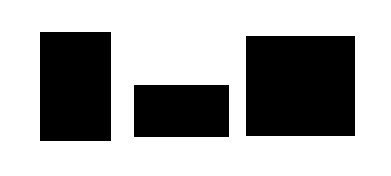
#> input picture OpenCV Practise/images/shapes.jpg, 391 x 176 px
$ jupyter execute Understanding_contours.ipynb
#> lines starting #> are read from the running program, lines starting #| are printed output that depends on the picture; after the words box and inside, x2 and y2 are one past the last pixel; in counts of white or black regions, pixels touching at a corner belong together
[cell 1]
import numpy as np
import cv2
import pandas as pd

[cell 2]
img=cv2.imread('images/shapes.jpg')
#> img is the input picture: shape (176, 391, 3); min 0, max 255, mean 167.6
cv2.imshow("Input Image",img)
cv2.waitKey()

[cell 3]
gray= cv2.cvtColor(img,cv2.COLOR_BGR2GRAY)

edges = cv2.Canny(gray,20,200)
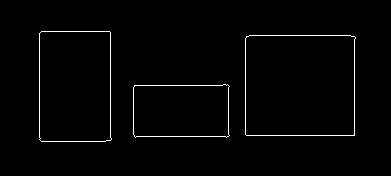
#> edges: shape (176, 391); 1.5% white in thin lines or dots, all inside (x1, y1, x2, y2) = (39, 31, 356, 142)
cv2.imshow("After Edge Detection",edges)
cv2.waitKey()

[cell 4]
contours,hierarchy = cv2.findContours(edges,cv2.RETR_EXTERNAL,cv2.CHAIN_APPROX_SIMPLE)
#> contours = 3 contours; box (x1, y1, x2, y2) and area: (245, 35, 356, 136) 10893, (39, 31, 112, 142) 7802, (133, 84, 230, 138) 4850
cv2.imshow("After Edge Detection",edges)
cv2.waitKey()

[cell 5]
for i in range(len(contours)):
    cv2.drawContours(img,contours,i,(0,255,0),3)
    cv2.imshow("Final",img)
    cv2.waitKey()
#> this loop made 3 passes
#> pass 1, `cv2.imshow("Final",img)`:
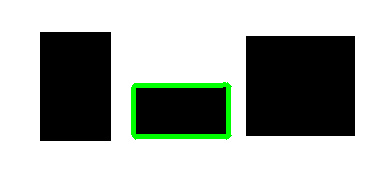
#> window 'Final': shape (176, 391, 3); mean B, G, R 165.2, 170.6, 165.2
#> pass 2, `cv2.imshow("Final",img)`:
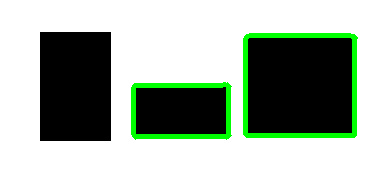
#> window 'Final': shape (176, 391, 3); mean B, G, R 161.4, 174.4, 161.4
#> after the loop:
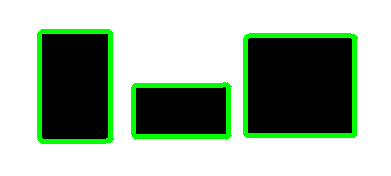
#> img: shape (176, 391, 3); 7.68% of pixels changed, all inside (x1, y1, x2, y2) = (37, 29, 358, 144)

$ run again, with OpenCV Practise/images/4star.jpg copied over OpenCV Practise/images/shapes.jpg
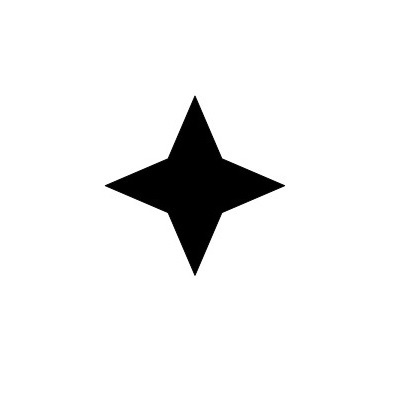
#> input picture OpenCV Practise/images/4star.jpg, 400 x 400 px
#> img is the input picture: shape (400, 400, 3); min 0, max 255, mean 239.2
#> `edges = cv2.Canny(gray,20,200)`:
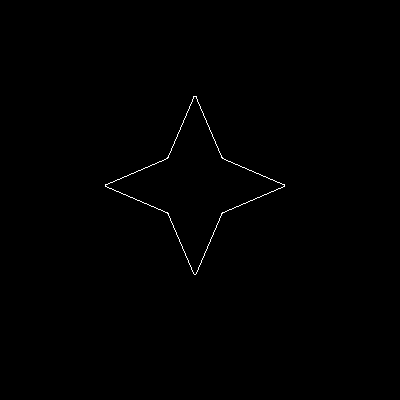
#> edges: shape (400, 400); 0.32% white in thin lines or dots, all inside (x1, y1, x2, y2) = (105, 96, 285, 275)
#> contours = 1 contour; box (x1, y1, x2, y2) and area: (105, 96, 285, 275) 9939
#> the loop `for i in range(len(contours)):` made 1 pass
#> pass 1, `cv2.imshow("Final",img)`:
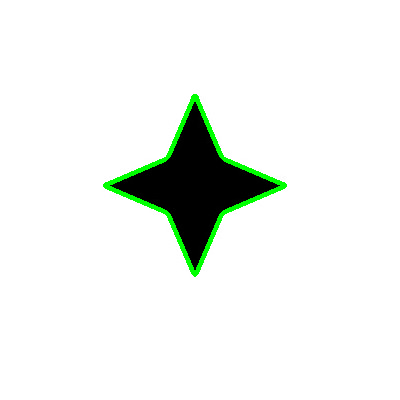
#> window 'Final': shape (400, 400, 3); mean B, G, R 237.1, 241.1, 237.1
